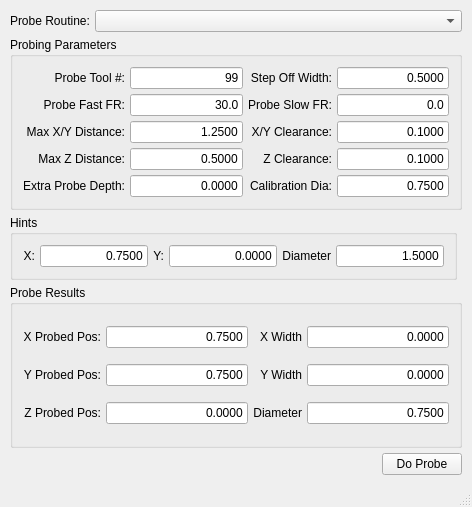
<?xml version="1.0" encoding="UTF-8"?>
<ui version="4.0">
 <class>MainWindow</class>
 <widget class="QMainWindow" name="MainWindow">
  <property name="geometry">
   <rect>
    <x>0</x>
    <y>0</y>
    <width>472</width>
    <height>507</height>
   </rect>
  </property>
  <property name="windowTitle">
   <string>TurboProbe</string>
  </property>
  <widget class="QWidget" name="centralwidget">
   <layout class="QVBoxLayout" name="verticalLayout">
    <property name="spacing">
     <number>5</number>
    </property>
    <property name="leftMargin">
     <number>10</number>
    </property>
    <property name="topMargin">
     <number>10</number>
    </property>
    <property name="rightMargin">
     <number>10</number>
    </property>
    <property name="bottomMargin">
     <number>10</number>
    </property>
    <item>
     <layout class="QHBoxLayout" name="horizontalLayout_7">
      <item>
       <widget class="QLabel" name="label">
        <property name="text">
         <string>Probe Routine:</string>
        </property>
       </widget>
      </item>
      <item>
       <widget class="QComboBox" name="subComboBox">
        <property name="sizePolicy">
         <sizepolicy hsizetype="Expanding" vsizetype="Fixed">
          <horstretch>0</horstretch>
          <verstretch>0</verstretch>
         </sizepolicy>
        </property>
       </widget>
      </item>
     </layout>
    </item>
    <item>
     <widget class="QGroupBox" name="groupBox">
      <property name="sizePolicy">
       <sizepolicy hsizetype="Minimum" vsizetype="Minimum">
        <horstretch>0</horstretch>
        <verstretch>0</verstretch>
       </sizepolicy>
      </property>
      <property name="title">
       <string>Probing Parameters</string>
      </property>
      <layout class="QHBoxLayout" name="horizontalLayout">
       <property name="spacing">
        <number>5</number>
       </property>
       <property name="leftMargin">
        <number>10</number>
       </property>
       <property name="topMargin">
        <number>10</number>
       </property>
       <property name="rightMargin">
        <number>10</number>
       </property>
       <property name="bottomMargin">
        <number>10</number>
       </property>
       <item>
        <layout class="QGridLayout" name="gridLayout">
         <item row="1" column="1">
          <widget class="QLabel" name="label_5">
           <property name="text">
            <string>Probe Fast FR:</string>
           </property>
           <property name="alignment">
            <set>Qt::AlignRight|Qt::AlignTrailing|Qt::AlignVCenter</set>
           </property>
          </widget>
         </item>
         <item row="7" column="1">
          <widget class="QLabel" name="label_12">
           <property name="text">
            <string>Extra Probe Depth:</string>
           </property>
           <property name="alignment">
            <set>Qt::AlignRight|Qt::AlignTrailing|Qt::AlignVCenter</set>
           </property>
          </widget>
         </item>
         <item row="3" column="4">
          <widget class="QLineEdit" name="xy_clearance">
           <property name="text">
            <string>0.1000</string>
           </property>
           <property name="alignment">
            <set>Qt::AlignRight|Qt::AlignTrailing|Qt::AlignVCenter</set>
           </property>
          </widget>
         </item>
         <item row="6" column="2">
          <widget class="QLineEdit" name="max_z_distance">
           <property name="text">
            <string>0.5000</string>
           </property>
           <property name="alignment">
            <set>Qt::AlignRight|Qt::AlignTrailing|Qt::AlignVCenter</set>
           </property>
          </widget>
         </item>
         <item row="0" column="1">
          <widget class="QLabel" name="label_3">
           <property name="text">
            <string>Probe Tool #:</string>
           </property>
           <property name="alignment">
            <set>Qt::AlignRight|Qt::AlignTrailing|Qt::AlignVCenter</set>
           </property>
          </widget>
         </item>
         <item row="1" column="2">
          <widget class="QLineEdit" name="probe_fast_fr">
           <property name="inputMask">
            <string/>
           </property>
           <property name="text">
            <string>30.0</string>
           </property>
           <property name="alignment">
            <set>Qt::AlignRight|Qt::AlignTrailing|Qt::AlignVCenter</set>
           </property>
          </widget>
         </item>
         <item row="3" column="1">
          <widget class="QLabel" name="label_7">
           <property name="text">
            <string>Max X/Y Distance:</string>
           </property>
           <property name="alignment">
            <set>Qt::AlignRight|Qt::AlignTrailing|Qt::AlignVCenter</set>
           </property>
          </widget>
         </item>
         <item row="0" column="3">
          <widget class="QLabel" name="label_4">
           <property name="text">
            <string>Step Off Width:</string>
           </property>
           <property name="alignment">
            <set>Qt::AlignRight|Qt::AlignTrailing|Qt::AlignVCenter</set>
           </property>
          </widget>
         </item>
         <item row="0" column="2">
          <widget class="QLineEdit" name="probe_tool">
           <property name="text">
            <string>99</string>
           </property>
           <property name="alignment">
            <set>Qt::AlignRight|Qt::AlignTrailing|Qt::AlignVCenter</set>
           </property>
          </widget>
         </item>
         <item row="7" column="3">
          <widget class="QLabel" name="label_11">
           <property name="text">
            <string>Calibration Dia:</string>
           </property>
           <property name="alignment">
            <set>Qt::AlignRight|Qt::AlignTrailing|Qt::AlignVCenter</set>
           </property>
          </widget>
         </item>
         <item row="1" column="3">
          <widget class="QLabel" name="label_6">
           <property name="text">
            <string>Probe Slow FR:</string>
           </property>
           <property name="alignment">
            <set>Qt::AlignRight|Qt::AlignTrailing|Qt::AlignVCenter</set>
           </property>
          </widget>
         </item>
         <item row="3" column="2">
          <widget class="QLineEdit" name="max_xy_distance">
           <property name="text">
            <string>1.2500</string>
           </property>
           <property name="alignment">
            <set>Qt::AlignRight|Qt::AlignTrailing|Qt::AlignVCenter</set>
           </property>
          </widget>
         </item>
         <item row="7" column="2">
          <widget class="QLineEdit" name="extra_probe_depth">
           <property name="text">
            <string>0.0000</string>
           </property>
           <property name="alignment">
            <set>Qt::AlignRight|Qt::AlignTrailing|Qt::AlignVCenter</set>
           </property>
          </widget>
         </item>
         <item row="6" column="1">
          <widget class="QLabel" name="label_10">
           <property name="text">
            <string>Max Z Distance:</string>
           </property>
           <property name="alignment">
            <set>Qt::AlignRight|Qt::AlignTrailing|Qt::AlignVCenter</set>
           </property>
          </widget>
         </item>
         <item row="7" column="4">
          <widget class="QLineEdit" name="calibration_dia">
           <property name="text">
            <string>0.7500</string>
           </property>
           <property name="alignment">
            <set>Qt::AlignRight|Qt::AlignTrailing|Qt::AlignVCenter</set>
           </property>
          </widget>
         </item>
         <item row="0" column="4">
          <widget class="QLineEdit" name="step_off_width">
           <property name="text">
            <string>0.5000</string>
           </property>
           <property name="alignment">
            <set>Qt::AlignRight|Qt::AlignTrailing|Qt::AlignVCenter</set>
           </property>
          </widget>
         </item>
         <item row="6" column="3">
          <widget class="QLabel" name="label_9">
           <property name="text">
            <string>Z Clearance:</string>
           </property>
           <property name="alignment">
            <set>Qt::AlignRight|Qt::AlignTrailing|Qt::AlignVCenter</set>
           </property>
          </widget>
         </item>
         <item row="3" column="3">
          <widget class="QLabel" name="label_8">
           <property name="text">
            <string>X/Y Clearance:</string>
           </property>
           <property name="alignment">
            <set>Qt::AlignRight|Qt::AlignTrailing|Qt::AlignVCenter</set>
           </property>
          </widget>
         </item>
         <item row="6" column="4">
          <widget class="QLineEdit" name="z_clearance">
           <property name="text">
            <string>0.1000</string>
           </property>
           <property name="alignment">
            <set>Qt::AlignRight|Qt::AlignTrailing|Qt::AlignVCenter</set>
           </property>
          </widget>
         </item>
         <item row="1" column="4">
          <widget class="QLineEdit" name="probe_slow_fr">
           <property name="text">
            <string>0.0</string>
           </property>
           <property name="alignment">
            <set>Qt::AlignRight|Qt::AlignTrailing|Qt::AlignVCenter</set>
           </property>
          </widget>
         </item>
        </layout>
       </item>
      </layout>
     </widget>
    </item>
    <item>
     <widget class="QGroupBox" name="groupBox_3">
      <property name="title">
       <string>Hints</string>
      </property>
      <layout class="QGridLayout" name="gridLayout_3">
       <property name="sizeConstraint">
        <enum>QLayout::SetFixedSize</enum>
       </property>
       <property name="leftMargin">
        <number>10</number>
       </property>
       <property name="topMargin">
        <number>10</number>
       </property>
       <property name="rightMargin">
        <number>10</number>
       </property>
       <property name="bottomMargin">
        <number>10</number>
       </property>
       <property name="spacing">
        <number>5</number>
       </property>
       <item row="0" column="3">
        <widget class="QLineEdit" name="y_hint">
         <property name="text">
          <string>0.0000</string>
         </property>
         <property name="alignment">
          <set>Qt::AlignRight|Qt::AlignTrailing|Qt::AlignVCenter</set>
         </property>
        </widget>
       </item>
       <item row="0" column="0">
        <widget class="QLabel" name="label_19">
         <property name="text">
          <string>X:</string>
         </property>
         <property name="alignment">
          <set>Qt::AlignRight|Qt::AlignTrailing|Qt::AlignVCenter</set>
         </property>
        </widget>
       </item>
       <item row="0" column="1">
        <widget class="QLineEdit" name="x_hint">
         <property name="text">
          <string>0.7500</string>
         </property>
         <property name="alignment">
          <set>Qt::AlignRight|Qt::AlignTrailing|Qt::AlignVCenter</set>
         </property>
        </widget>
       </item>
       <item row="0" column="2">
        <widget class="QLabel" name="label_20">
         <property name="text">
          <string>Y:</string>
         </property>
         <property name="alignment">
          <set>Qt::AlignRight|Qt::AlignTrailing|Qt::AlignVCenter</set>
         </property>
        </widget>
       </item>
       <item row="0" column="4">
        <widget class="QLabel" name="label_21">
         <property name="text">
          <string>Diameter</string>
         </property>
         <property name="alignment">
          <set>Qt::AlignRight|Qt::AlignTrailing|Qt::AlignVCenter</set>
         </property>
        </widget>
       </item>
       <item row="0" column="5">
        <widget class="QLineEdit" name="diameter_hint">
         <property name="text">
          <string>1.5000</string>
         </property>
         <property name="alignment">
          <set>Qt::AlignRight|Qt::AlignTrailing|Qt::AlignVCenter</set>
         </property>
        </widget>
       </item>
      </layout>
     </widget>
    </item>
    <item>
     <widget class="QGroupBox" name="groupBox_2">
      <property name="title">
       <string>Probe Results</string>
      </property>
      <layout class="QGridLayout" name="gridLayout_2">
       <property name="leftMargin">
        <number>10</number>
       </property>
       <property name="topMargin">
        <number>10</number>
       </property>
       <property name="rightMargin">
        <number>10</number>
       </property>
       <property name="bottomMargin">
        <number>10</number>
       </property>
       <property name="spacing">
        <number>5</number>
       </property>
       <item row="0" column="0">
        <widget class="QLabel" name="label_14">
         <property name="frameShape">
          <enum>QFrame::NoFrame</enum>
         </property>
         <property name="text">
          <string>X Probed Pos:</string>
         </property>
         <property name="alignment">
          <set>Qt::AlignRight|Qt::AlignTrailing|Qt::AlignVCenter</set>
         </property>
        </widget>
       </item>
       <item row="0" column="1">
        <widget class="QLineEdit" name="x_probed_pos">
         <property name="text">
          <string>0.7500</string>
         </property>
         <property name="alignment">
          <set>Qt::AlignRight|Qt::AlignTrailing|Qt::AlignVCenter</set>
         </property>
         <property name="readOnly">
          <bool>true</bool>
         </property>
        </widget>
       </item>
       <item row="0" column="2">
        <widget class="QLabel" name="label_13">
         <property name="text">
          <string>X Width</string>
         </property>
         <property name="alignment">
          <set>Qt::AlignRight|Qt::AlignTrailing|Qt::AlignVCenter</set>
         </property>
        </widget>
       </item>
       <item row="0" column="3">
        <widget class="QLineEdit" name="x_probed_width">
         <property name="text">
          <string>0.0000</string>
         </property>
         <property name="alignment">
          <set>Qt::AlignRight|Qt::AlignTrailing|Qt::AlignVCenter</set>
         </property>
         <property name="readOnly">
          <bool>true</bool>
         </property>
        </widget>
       </item>
       <item row="1" column="0">
        <widget class="QLabel" name="label_16">
         <property name="text">
          <string>Y Probed Pos:</string>
         </property>
         <property name="alignment">
          <set>Qt::AlignRight|Qt::AlignTrailing|Qt::AlignVCenter</set>
         </property>
        </widget>
       </item>
       <item row="1" column="1">
        <widget class="QLineEdit" name="y_probed_pos">
         <property name="text">
          <string>0.7500</string>
         </property>
         <property name="alignment">
          <set>Qt::AlignRight|Qt::AlignTrailing|Qt::AlignVCenter</set>
         </property>
         <property name="readOnly">
          <bool>true</bool>
         </property>
        </widget>
       </item>
       <item row="1" column="2">
        <widget class="QLabel" name="label_15">
         <property name="text">
          <string>Y Width</string>
         </property>
         <property name="alignment">
          <set>Qt::AlignRight|Qt::AlignTrailing|Qt::AlignVCenter</set>
         </property>
        </widget>
       </item>
       <item row="1" column="3">
        <widget class="QLineEdit" name="y_probed_width">
         <property name="text">
          <string>0.0000</string>
         </property>
         <property name="alignment">
          <set>Qt::AlignRight|Qt::AlignTrailing|Qt::AlignVCenter</set>
         </property>
         <property name="readOnly">
          <bool>true</bool>
         </property>
        </widget>
       </item>
       <item row="2" column="0">
        <widget class="QLabel" name="label_18">
         <property name="text">
          <string>Z Probed Pos:</string>
         </property>
         <property name="alignment">
          <set>Qt::AlignRight|Qt::AlignTrailing|Qt::AlignVCenter</set>
         </property>
        </widget>
       </item>
       <item row="2" column="1">
        <widget class="QLineEdit" name="z_probed_pos">
         <property name="text">
          <string>0.0000</string>
         </property>
         <property name="alignment">
          <set>Qt::AlignRight|Qt::AlignTrailing|Qt::AlignVCenter</set>
         </property>
         <property name="readOnly">
          <bool>true</bool>
         </property>
        </widget>
       </item>
       <item row="2" column="2">
        <widget class="QLabel" name="label_17">
         <property name="text">
          <string>Diameter</string>
         </property>
         <property name="alignment">
          <set>Qt::AlignRight|Qt::AlignTrailing|Qt::AlignVCenter</set>
         </property>
        </widget>
       </item>
       <item row="2" column="3">
        <widget class="QLineEdit" name="probed_diameter">
         <property name="text">
          <string>0.7500</string>
         </property>
         <property name="alignment">
          <set>Qt::AlignRight|Qt::AlignTrailing|Qt::AlignVCenter</set>
         </property>
         <property name="readOnly">
          <bool>true</bool>
         </property>
        </widget>
       </item>
      </layout>
     </widget>
    </item>
    <item>
     <layout class="QHBoxLayout" name="horizontalLayout_8">
      <item>
       <spacer name="horizontalSpacer">
        <property name="orientation">
         <enum>Qt::Horizontal</enum>
        </property>
        <property name="sizeHint" stdset="0">
         <size>
          <width>615</width>
          <height>14</height>
         </size>
        </property>
       </spacer>
      </item>
      <item>
       <widget class="QPushButton" name="callSubButton">
        <property name="text">
         <string>Do Probe</string>
        </property>
       </widget>
      </item>
     </layout>
    </item>
   </layout>
  </widget>
  <widget class="QMenuBar" name="menubar">
   <property name="geometry">
    <rect>
     <x>0</x>
     <y>0</y>
     <width>472</width>
     <height>20</height>
    </rect>
   </property>
  </widget>
  <widget class="QStatusBar" name="statusBar"/>
 </widget>
 <tabstops>
  <tabstop>probe_tool</tabstop>
  <tabstop>step_off_width</tabstop>
  <tabstop>probe_fast_fr</tabstop>
  <tabstop>probe_slow_fr</tabstop>
  <tabstop>max_xy_distance</tabstop>
  <tabstop>xy_clearance</tabstop>
  <tabstop>max_z_distance</tabstop>
  <tabstop>z_clearance</tabstop>
  <tabstop>extra_probe_depth</tabstop>
  <tabstop>calibration_dia</tabstop>
  <tabstop>callSubButton</tabstop>
  <tabstop>x_probed_pos</tabstop>
  <tabstop>subComboBox</tabstop>
  <tabstop>y_probed_pos</tabstop>
  <tabstop>probed_diameter</tabstop>
  <tabstop>z_probed_pos</tabstop>
  <tabstop>x_probed_width</tabstop>
  <tabstop>y_probed_width</tabstop>
 </tabstops>
 <resources/>
 <connections/>
</ui>
